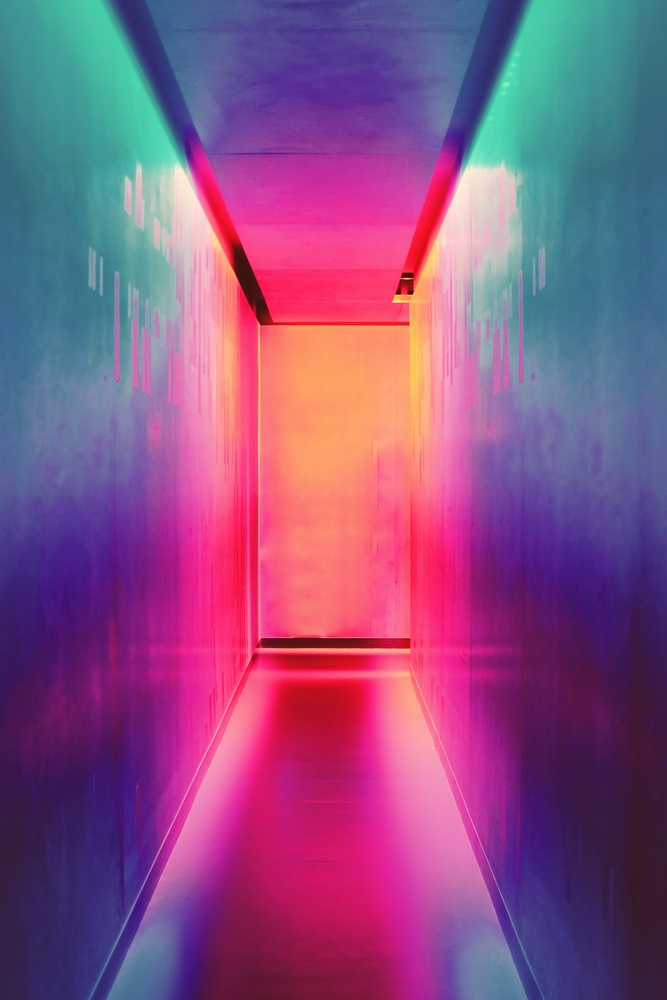
#> input picture A1 - Processamentos Iniciais/Alunos/Lucas Soares Lima/image03.jpg, 667 x 1000 px, shrunk from 3223 x 4834 before the run; its folder holds only this picture in this run
$ python -i main.py   (imports and definitions only)   (older library calls are emulated)
#> lines starting #> are read from the running program, lines starting #| are printed output that depends on the picture
#> further down, picture is the input picture: PIL image 667x1000 RGB; mean R, G, B 137.5, 81.8, 131.3
'''
===================================================================================================================
IMPORTANTE eu mandei uma versão mais antiga no blackboard essa é a mais nova
Tutorial de execução para o codigo abaixo

1º passo - Baixe e instale o Python no computador[url para download direto: https://www.python.org/ftp/python/3.10.0/python-3.10.0-amd64.exe]
(não precisa de nenhuma configuração especial só pressione proximo)
2º passo - Aperte "Ctrl + Shift + X" e busque pela extensão oficial da Microsoft pro Python e a instale
(pesquisar por Python)
3º passo - Instale tambem a extensão com o nome de "Code Runner" feita por Jun Han
(essa extensão pode executar varias linguagens sem a necessidade de compilar o algoritmo num programa toda vez)
4º passo - Abra o CMD["Win + R" e escreva "cmd"] e digite o seguinte
    + python -m tkinter (Se abrir uma janela significa que a instalação do python deu certo, é só fecha-la)
    + python -m pip install pillow
5º passo - Voltar para este codigo e apertar "Ctrl + Alt + N" ou clicar no botão de play no canto superior direito
da tela do codigo

===================================================================================================================
Espero que o tutorial tenha sido facil e que não tenha dado nenhum problema, testei em 2 pcs e foi de boa.
É a 1ª vez q mexo com python então já aviso aqui que o programa é lento, mas acho que deve ser pelo programa
passar por todos os pixels da imagem

PS: alterar as cores remove o efeito de greyscale e/ou negativo, então use primeiro os sliders de cores e depois
aplique o efeito de imagem
PSS: mexer nas cores e no tamanho da tela/imagem sobescreve o filtro. É necessario utilizar um depois o outro, a ordem pode estar invertida em alguns casos.
Feito por Stefano De Cesare Tedeschi
'''
from tkinter import *
from tkinter import filedialog
from PIL import Image, ImageTk
import math

# [15 lines left out: function enableControle, not called in this run]


imagemOriginal = None
imagemEmCache = None
caminhoArquivo = None
# [10 lines left out: function browseFiles, not called in this run]

def greyscale(image):
    print("greyscale")
    if(image == None):
        return
    greyscaleImage = image.convert("RGBA")
    for y in range(greyscaleImage.height):
        for x in range(greyscaleImage.width):
            pixelRGB = greyscaleImage.getpixel((x,y))
            media = int((pixelRGB[0] + pixelRGB[1] + pixelRGB[2])/3)
            greyscaleImage.putpixel((x,y),(media,media,media,pixelRGB[3]))
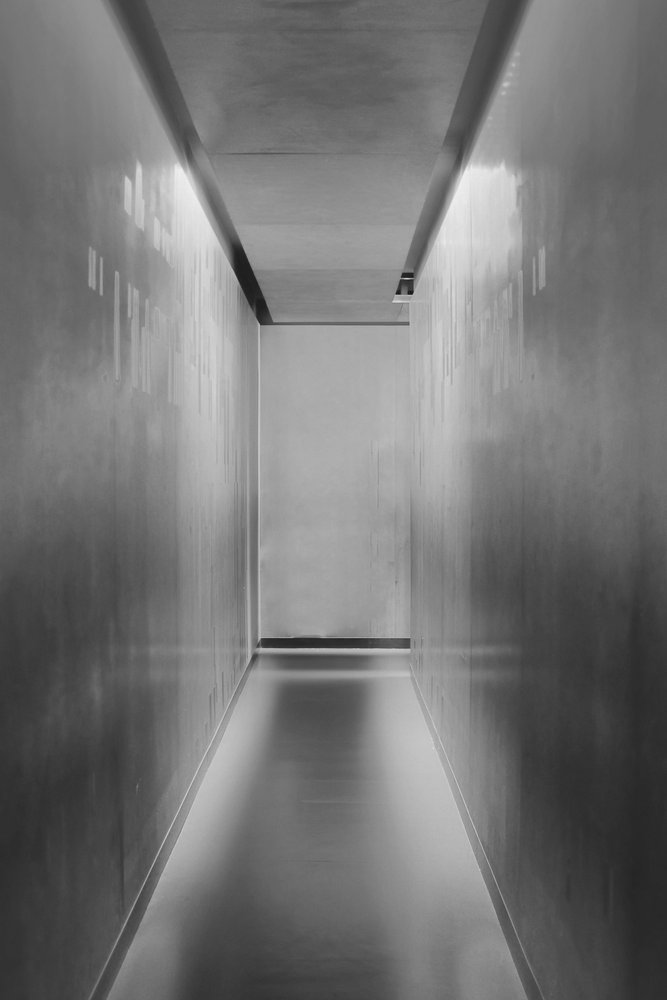
#> greyscaleImage: PIL image 667x1000 RGBA; mean R, G, B, A 116.6, 116.6, 116.6, 255
    return greyscaleImage


# [8 lines left out: function negative, not called in this run]

incrementoPixel = [0,0,0,0]
# [48 lines left out: functions atualizarVermelho, atualizarVerde, atualizarAzul, atualizarAlpha, alterarCor, atualizaTamanho, not called in this run]

imagemFiltrada = None
imagemRedimensionada = None
# [56 lines left out: functions atualizarImagemEmCache, atualizaPrevia, resetImg, salvarImg, not called in this run]

# [2 lines not run here, left out]
width = 800
height = 600
# [1 line that did not run here, left out]
# [1 line that did not run here, left out]
# [1 line that did not run here, left out]
# [3 lines not run here, left out]

#region A1
# [4 lines that did not run here, left out]
# [3 lines that did not run here, left out]
# [3 lines that did not run here, left out]

# [3 lines that did not run here, left out]
# [3 lines that did not run here, left out]
# [4 lines that did not run here, left out]

# [4 lines that did not run here, left out]
# [4 lines that did not run here, left out]

# [4 lines that did not run here, left out]
# [4 lines that did not run here, left out]
# [4 lines that did not run here, left out]
# [4 lines that did not run here, left out]
# [6 lines that did not run here, left out]
# [3 lines that did not run here, left out]
# [6 lines that did not run here, left out]
# [3 lines that did not run here, left out]
# [6 lines that did not run here, left out]
# [3 lines that did not run here, left out]
# [6 lines that did not run here, left out]
# [3 lines that did not run here, left out]
#endregion

#region A2/N2
def only_numbers(char):
    return char.isdigit()
# [1 line that did not run here, left out]

# [3 lines that did not run here, left out]
# [3 lines that did not run here, left out]
# [1 line that did not run here, left out]
# [5 lines that did not run here, left out]
# [1 line not run here, left out]
# [3 lines that did not run here, left out]
# [1 line that did not run here, left out]
# [5 lines that did not run here, left out]
# [1 line not run here, left out]


# [3 lines that did not run here, left out]
# [3 lines that did not run here, left out]
# [1 line that did not run here, left out]
# [5 lines that did not run here, left out]
# [1 line not run here, left out]
# [3 lines that did not run here, left out]
# [1 line that did not run here, left out]
# [5 lines that did not run here, left out]
# [57 lines not run here, left out]

>>> from PIL import Image
>>> picture = Image.open('../../A1 - Processamentos Iniciais/Alunos/Lucas Soares Lima/image03.jpg')
>>> result = greyscale(picture)
